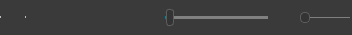
<?xml version="1.0" encoding="UTF-8"?>
<ui version="4.0">
 <class>Form</class>
 <widget class="QWidget" name="Form">
  <property name="geometry">
   <rect>
    <x>0</x>
    <y>0</y>
    <width>352</width>
    <height>35</height>
   </rect>
  </property>
  <property name="sizePolicy">
   <sizepolicy hsizetype="Expanding" vsizetype="Fixed">
    <horstretch>0</horstretch>
    <verstretch>0</verstretch>
   </sizepolicy>
  </property>
  <property name="minimumSize">
   <size>
    <width>352</width>
    <height>35</height>
   </size>
  </property>
  <property name="maximumSize">
   <size>
    <width>16777215</width>
    <height>100</height>
   </size>
  </property>
  <property name="windowTitle">
   <string>Form</string>
  </property>
  <property name="styleSheet">
   <string notr="true">QWidget#Form{
   background:rgba(52,52,52,184);
}
QWidget#controlBar{
   background:rgba(52,52,52,184);
}
QSlider#timeSlider::groove:horizontal {
     border: 1px solid #999999;
     height:1px;
    /* the groove expands to the size of the slider by default. by giving it a height, it has a fixed size */
     background: grey;
     
 }
QSlider#timeSlider::handle:horizontal {
     background: rgb(52,52,52);
     border: 1px solid #5c5c5c;
     width:6px;
     height:6px;
     
     margin: -8px 0px;  /*handle is placed by default on the contents rect of the groove. Expand outside the groove */
     border-radius: 3px;
 }
 QSlider#timeSlider::add-page:horizontal {
     background: grey;
 }

 QSlider#timeSlider::sub-page:horizontal {
     background: rgb(0, 137, 156);
     height:3px;
 }

/* volumeSlider */

QSlider#volumeSlider::groove:horizontal {
     border: 0px solid #999999;
     height:1px;
    /* the groove expands to the size of the slider by default. by giving it a height, it has a fixed size */
     background: grey;
     
 }
QSlider#volumeSlider::handle:horizontal {
     background: rgb(52,52,52);
     border: 1px solid #5c5c5c;
     width:8px;
     height:8px;
     
     margin: -5px 0px;  /*handle is placed by default on the contents rect of the groove. Expand outside the groove */
     border-radius: 4px;
 }
 QSlider#volumeSlider::add-page:horizontal {
     background: grey;
 }

 QSlider#volumeSlider::sub-page:horizontal {
     background: rgb(0, 137, 156);
     height:3px;
 }
QCheckBox{color:rgba(255,0,0,0);}
QCheckBox::indicator{width:0px;height:0px;}
.QPushButton{border-style:hidden;background-repeat: no-repeat;background-position:center;}
QPushButton#slowBtn{background-image: url(:/img/img/slower2.png);}
QPushButton#slowBtn:hover{background-image: url(:/img/img/slower2_on.png);}
QPushButton#fastBtn{background-image: url(:/img/img/faster2.png);}
QPushButton#fastBtn:hover{background-image: url(:img/img/faster2_on.png);}


QCheckBox#stopBtn{background-image: url(:/img/img/icon7.png);}
QCheckBox#stopBtn:hover{background-image: url(:/img/img/icon7_on.png);}

QCheckBox#playBtn:unchecked {background-image: url(:/img/img/icon6.png);}
QCheckBox#playBtn:unchecked:hover{background-image: url(:/img/img/icon6_on.png);}
QCheckBox#playBtn:checked {background-image: url(:/img/img/icon10.png);}
QCheckBox#playBtn:checked:hover{background-image: url(:/img/img/icon10_on.png);}


QCheckBox#soundBtn:unchecked {background-image: url(:/img/img/icon8_1.png);
}
QCheckBox#soundBtn:unchecked:hover{background-image: url(:/img/img/icon8_1_on.png);
}
QCheckBox#soundBtn:checked {background-image: url(:/img/img/icon12.png);
}
QCheckBox#soundBtn:checked:hover{background-image: url(:/img/img/icon12_on.png);
}
QLabel
{
   color:rgb(160,160,160);
  
}
QLabel#curLabel{
   Alignment:right;
}
QLabel#totalLabel{
   Alignment:left;
}</string>
  </property>
  <layout class="QHBoxLayout" name="horizontalLayout_4">
   <property name="spacing">
    <number>0</number>
   </property>
   <property name="leftMargin">
    <number>0</number>
   </property>
   <property name="topMargin">
    <number>0</number>
   </property>
   <property name="rightMargin">
    <number>0</number>
   </property>
   <property name="bottomMargin">
    <number>0</number>
   </property>
   <item>
    <widget class="QWidget" name="controlBar" native="true">
     <property name="sizePolicy">
      <sizepolicy hsizetype="Expanding" vsizetype="Fixed">
       <horstretch>0</horstretch>
       <verstretch>0</verstretch>
      </sizepolicy>
     </property>
     <property name="minimumSize">
      <size>
       <width>100</width>
       <height>35</height>
      </size>
     </property>
     <property name="baseSize">
      <size>
       <width>530</width>
       <height>60</height>
      </size>
     </property>
     <property name="mouseTracking">
      <bool>true</bool>
     </property>
     <property name="styleSheet">
      <string notr="true"/>
     </property>
     <layout class="QHBoxLayout" name="horizontalLayout">
      <property name="spacing">
       <number>0</number>
      </property>
      <property name="leftMargin">
       <number>0</number>
      </property>
      <property name="topMargin">
       <number>0</number>
      </property>
      <property name="rightMargin">
       <number>0</number>
      </property>
      <property name="bottomMargin">
       <number>0</number>
      </property>
      <item>
       <widget class="QWidget" name="widget_8" native="true">
        <property name="sizePolicy">
         <sizepolicy hsizetype="Fixed" vsizetype="Fixed">
          <horstretch>0</horstretch>
          <verstretch>0</verstretch>
         </sizepolicy>
        </property>
        <property name="minimumSize">
         <size>
          <width>145</width>
          <height>35</height>
         </size>
        </property>
        <property name="maximumSize">
         <size>
          <width>145</width>
          <height>35</height>
         </size>
        </property>
        <property name="mouseTracking">
         <bool>true</bool>
        </property>
        <widget class="QCheckBox" name="playBtn">
         <property name="geometry">
          <rect>
           <x>0</x>
           <y>5</y>
           <width>25</width>
           <height>25</height>
          </rect>
         </property>
         <property name="sizePolicy">
          <sizepolicy hsizetype="Fixed" vsizetype="Fixed">
           <horstretch>0</horstretch>
           <verstretch>0</verstretch>
          </sizepolicy>
         </property>
         <property name="minimumSize">
          <size>
           <width>25</width>
           <height>25</height>
          </size>
         </property>
         <property name="maximumSize">
          <size>
           <width>25</width>
           <height>25</height>
          </size>
         </property>
         <property name="baseSize">
          <size>
           <width>25</width>
           <height>25</height>
          </size>
         </property>
         <property name="mouseTracking">
          <bool>true</bool>
         </property>
         <property name="layoutDirection">
          <enum>Qt::LeftToRight</enum>
         </property>
         <property name="styleSheet">
          <string notr="true"/>
         </property>
         <property name="text">
          <string>888</string>
         </property>
         <property name="iconSize">
          <size>
           <width>0</width>
           <height>0</height>
          </size>
         </property>
        </widget>
        <widget class="QCheckBox" name="stopBtn">
         <property name="geometry">
          <rect>
           <x>25</x>
           <y>5</y>
           <width>25</width>
           <height>25</height>
          </rect>
         </property>
         <property name="sizePolicy">
          <sizepolicy hsizetype="Fixed" vsizetype="Fixed">
           <horstretch>0</horstretch>
           <verstretch>0</verstretch>
          </sizepolicy>
         </property>
         <property name="minimumSize">
          <size>
           <width>25</width>
           <height>25</height>
          </size>
         </property>
         <property name="maximumSize">
          <size>
           <width>25</width>
           <height>25</height>
          </size>
         </property>
         <property name="baseSize">
          <size>
           <width>25</width>
           <height>25</height>
          </size>
         </property>
         <property name="mouseTracking">
          <bool>true</bool>
         </property>
         <property name="styleSheet">
          <string notr="true"/>
         </property>
         <property name="text">
          <string>888</string>
         </property>
         <property name="iconSize">
          <size>
           <width>0</width>
           <height>0</height>
          </size>
         </property>
        </widget>
        <widget class="QLabel" name="curLabel">
         <property name="geometry">
          <rect>
           <x>50</x>
           <y>5</y>
           <width>47</width>
           <height>25</height>
          </rect>
         </property>
         <property name="sizePolicy">
          <sizepolicy hsizetype="Fixed" vsizetype="Fixed">
           <horstretch>0</horstretch>
           <verstretch>0</verstretch>
          </sizepolicy>
         </property>
         <property name="layoutDirection">
          <enum>Qt::LeftToRight</enum>
         </property>
         <property name="text">
          <string/>
         </property>
         <property name="alignment">
          <set>Qt::AlignRight|Qt::AlignTrailing|Qt::AlignVCenter</set>
         </property>
        </widget>
        <widget class="QLabel" name="totalLabel">
         <property name="geometry">
          <rect>
           <x>97</x>
           <y>5</y>
           <width>48</width>
           <height>25</height>
          </rect>
         </property>
         <property name="sizePolicy">
          <sizepolicy hsizetype="Fixed" vsizetype="Fixed">
           <horstretch>0</horstretch>
           <verstretch>0</verstretch>
          </sizepolicy>
         </property>
         <property name="text">
          <string/>
         </property>
        </widget>
       </widget>
      </item>
      <item>
       <widget class="QWidget" name="widget_2" native="true">
        <property name="sizePolicy">
         <sizepolicy hsizetype="Expanding" vsizetype="Fixed">
          <horstretch>0</horstretch>
          <verstretch>0</verstretch>
         </sizepolicy>
        </property>
        <property name="minimumSize">
         <size>
          <width>130</width>
          <height>35</height>
         </size>
        </property>
        <property name="maximumSize">
         <size>
          <width>111111</width>
          <height>35</height>
         </size>
        </property>
        <property name="baseSize">
         <size>
          <width>530</width>
          <height>25</height>
         </size>
        </property>
        <property name="mouseTracking">
         <bool>true</bool>
        </property>
        <layout class="QHBoxLayout" name="horizontalLayout_3">
         <property name="spacing">
          <number>0</number>
         </property>
         <property name="leftMargin">
          <number>0</number>
         </property>
         <property name="topMargin">
          <number>0</number>
         </property>
         <property name="rightMargin">
          <number>0</number>
         </property>
         <property name="bottomMargin">
          <number>0</number>
         </property>
         <item>
          <layout class="QHBoxLayout" name="horizontalLayout_2">
           <property name="spacing">
            <number>0</number>
           </property>
           <item>
            <widget class="QPushButton" name="slowBtn">
             <property name="sizePolicy">
              <sizepolicy hsizetype="Fixed" vsizetype="Fixed">
               <horstretch>0</horstretch>
               <verstretch>0</verstretch>
              </sizepolicy>
             </property>
             <property name="minimumSize">
              <size>
               <width>20</width>
               <height>20</height>
              </size>
             </property>
             <property name="maximumSize">
              <size>
               <width>20</width>
               <height>20</height>
              </size>
             </property>
             <property name="mouseTracking">
              <bool>true</bool>
             </property>
             <property name="styleSheet">
              <string notr="true"/>
             </property>
             <property name="text">
              <string/>
             </property>
             <property name="flat">
              <bool>true</bool>
             </property>
            </widget>
           </item>
           <item>
            <widget class="QSlider" name="timeSlider">
             <property name="sizePolicy">
              <sizepolicy hsizetype="Expanding" vsizetype="Fixed">
               <horstretch>0</horstretch>
               <verstretch>0</verstretch>
              </sizepolicy>
             </property>
             <property name="minimumSize">
              <size>
               <width>103</width>
               <height>20</height>
              </size>
             </property>
             <property name="maximumSize">
              <size>
               <width>16777215</width>
               <height>20</height>
              </size>
             </property>
             <property name="baseSize">
              <size>
               <width>340</width>
               <height>20</height>
              </size>
             </property>
             <property name="mouseTracking">
              <bool>true</bool>
             </property>
             <property name="styleSheet">
              <string notr="true"/>
             </property>
             <property name="orientation">
              <enum>Qt::Horizontal</enum>
             </property>
            </widget>
           </item>
           <item>
            <widget class="QPushButton" name="fastBtn">
             <property name="sizePolicy">
              <sizepolicy hsizetype="Fixed" vsizetype="Fixed">
               <horstretch>0</horstretch>
               <verstretch>0</verstretch>
              </sizepolicy>
             </property>
             <property name="minimumSize">
              <size>
               <width>18</width>
               <height>20</height>
              </size>
             </property>
             <property name="maximumSize">
              <size>
               <width>20</width>
               <height>20</height>
              </size>
             </property>
             <property name="mouseTracking">
              <bool>true</bool>
             </property>
             <property name="styleSheet">
              <string notr="true"/>
             </property>
             <property name="text">
              <string/>
             </property>
             <property name="flat">
              <bool>true</bool>
             </property>
            </widget>
           </item>
          </layout>
         </item>
        </layout>
       </widget>
      </item>
      <item>
       <widget class="QWidget" name="widget_9" native="true">
        <property name="sizePolicy">
         <sizepolicy hsizetype="Fixed" vsizetype="Fixed">
          <horstretch>0</horstretch>
          <verstretch>0</verstretch>
         </sizepolicy>
        </property>
        <property name="minimumSize">
         <size>
          <width>75</width>
          <height>35</height>
         </size>
        </property>
        <property name="maximumSize">
         <size>
          <width>75</width>
          <height>35</height>
         </size>
        </property>
        <property name="baseSize">
         <size>
          <width>140</width>
          <height>35</height>
         </size>
        </property>
        <property name="mouseTracking">
         <bool>true</bool>
        </property>
        <property name="layoutDirection">
         <enum>Qt::RightToLeft</enum>
        </property>
        <widget class="QCheckBox" name="soundBtn">
         <property name="geometry">
          <rect>
           <x>0</x>
           <y>5</y>
           <width>25</width>
           <height>25</height>
          </rect>
         </property>
         <property name="sizePolicy">
          <sizepolicy hsizetype="Fixed" vsizetype="Fixed">
           <horstretch>0</horstretch>
           <verstretch>0</verstretch>
          </sizepolicy>
         </property>
         <property name="minimumSize">
          <size>
           <width>25</width>
           <height>25</height>
          </size>
         </property>
         <property name="maximumSize">
          <size>
           <width>25</width>
           <height>25</height>
          </size>
         </property>
         <property name="baseSize">
          <size>
           <width>35</width>
           <height>25</height>
          </size>
         </property>
         <property name="mouseTracking">
          <bool>true</bool>
         </property>
         <property name="layoutDirection">
          <enum>Qt::RightToLeft</enum>
         </property>
         <property name="styleSheet">
          <string notr="true"/>
         </property>
         <property name="text">
          <string>88</string>
         </property>
         <property name="iconSize">
          <size>
           <width>0</width>
           <height>0</height>
          </size>
         </property>
        </widget>
        <widget class="QSlider" name="volumeSlider">
         <property name="geometry">
          <rect>
           <x>23</x>
           <y>7</y>
           <width>50</width>
           <height>20</height>
          </rect>
         </property>
         <property name="layoutDirection">
          <enum>Qt::LeftToRight</enum>
         </property>
         <property name="orientation">
          <enum>Qt::Horizontal</enum>
         </property>
        </widget>
       </widget>
      </item>
     </layout>
    </widget>
   </item>
  </layout>
 </widget>
 <resources>
  <include location="mediaRes.qrc"/>
 </resources>
 <connections/>
</ui>
